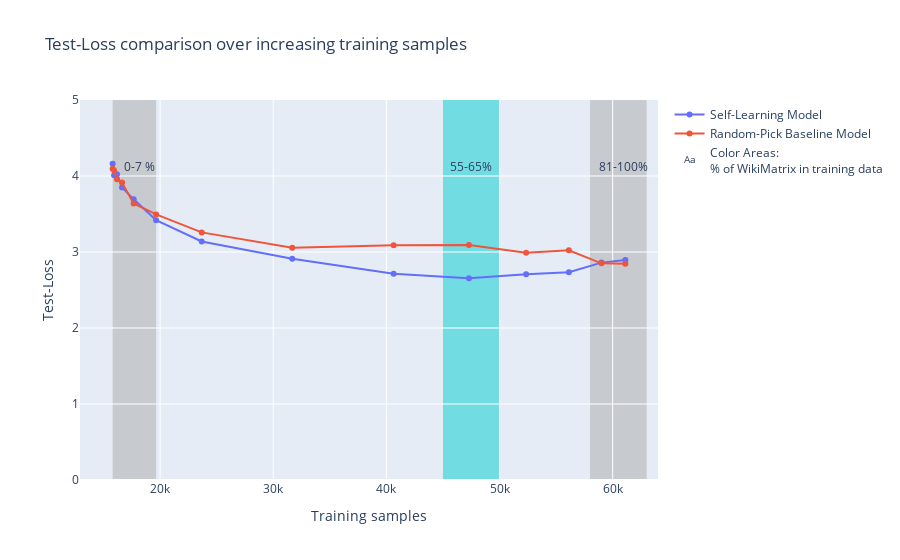

Notebook code cell kept with this figure:
### Code cell
fig = go.Figure()
fig.add_trace(go.Scatter(x=round_stats_model.total_samples,y=round_stats_model.test_loss, name = "Self-Learning Model"))
fig.add_trace(go.Scatter(x=round_stats_baseline.total_samples,y=round_stats_baseline.test_loss, name = "Random-Pick Baseline Model"))
fig.add_trace(go.Scatter(
    x=[18200, 47500, 61000],
    y=[4.1, 4.1, 4.1],
    text=["0-7 %",
          "55-65%",
          "81-100%"],
    mode="text",
    name = "Color Areas:<br>% of WikiMatrix in training data"
))
#fig.add_trace(go.Scatter(x = [16500, 47300, 61100], y = [2.1,1.6,1.7]))
#fig.update_xaxes(type="log")

fig.update_layout(title_text="Test-Loss comparison over increasing training samples",
                 xaxis_title="Training samples",
                 yaxis_title="Test-Loss",
                 yaxis = dict(range=[0,5]),
                shapes=[
        # 1st highlight during Feb 4 - Feb 6
        dict(
            type="rect",
            # x-reference is assigned to the x-values
            xref="x",
            # y-reference is assigned to the plot paper [0,1]
            yref="paper",
            x0=round_stats_model.total_samples[0],
            y0=0,
            x1=round_stats_model.total_samples[5],
            y1=1,
            fillcolor="darkgrey",
            opacity=0.5,
            layer="below",
            line_width=0,
        ),
        dict(
            type="rect",
            # x-reference is assigned to the x-values
            xref="x",
            # y-reference is assigned to the plot paper [0,1]
            yref="paper",
            x0=45000,
            y0=0,
            x1=50000,
            y1=1,
            fillcolor="darkturquoise",
            opacity=0.5,
            layer="below",
            line_width=0,
    ),
        dict(
            type="rect",
            # x-reference is assigned to the x-values
            xref="x",
            # y-reference is assigned to the plot paper [0,1]
            yref="paper",
            x0=58000,
            y0=0,
            x1=63000,
            y1=1,
            fillcolor="darkgrey",
            opacity=0.5,
            layer="below",
            line_width=0,
    )      
                ]
                 
                 
                 
                 )
fig.show()

fig.write_image("img/test_loss.png", width=800, height=350, scale=1.5)

### Figure 1 — Plotly figure (JSON) as saved in the notebook; plotly's stock layout.template omitted (floating-point values rounded to 4 significant figures)
{"data": [{"name": "Self-Learning Model", "type": "scatter", "x": [15808, 15936, 16192, 16640, 17664, 19648, 23680, 31680, 40640, 47296, 52352, 56128, 59008, 61120], "y": [4.16, 4.009, 4.025, 3.849, 3.693, 3.419, 3.138, 2.911, 2.712, 2.655, 2.706, 2.732, 2.86, 2.895]}, {"name": "Random-Pick Baseline Model", "type": "scatter", "x": [15808, 15936, 16192, 16640, 17664, 19648, 23680, 31680, 40640, 47296, 52352, 56128, 59008, 61120], "y": [4.094, 4.073, 3.959, 3.913, 3.639, 3.495, 3.258, 3.056, 3.089, 3.092, 2.989, 3.023, 2.851, 2.845]}, {"mode": "text", "name": "Color Areas:<br>% of WikiMatrix in training data", "text": ["0-7 %", "55-65%", "81-100%"], "type": "scatter", "x": [18200, 47500, 61000], "y": [4.1, 4.1, 4.1]}], "layout": {"shapes": [{"fillcolor": "darkgrey", "layer": "below", "line": {"width": 0}, "opacity": 0.5, "type": "rect", "x0": 15808, "x1": 19648, "xref": "x", "y0": 0, "y1": 1, "yref": "paper"}, {"fillcolor": "darkturquoise", "layer": "below", "line": {"width": 0}, "opacity": 0.5, "type": "rect", "x0": 45000, "x1": 50000, "xref": "x", "y0": 0, "y1": 1, "yref": "paper"}, {"fillcolor": "darkgrey", "layer": "below", "line": {"width": 0}, "opacity": 0.5, "type": "rect", "x0": 58000, "x1": 63000, "xref": "x", "y0": 0, "y1": 1, "yref": "paper"}], "title": {"text": "Test-Loss comparison over increasing training samples"}, "xaxis": {"title": {"text": "Training samples"}}, "yaxis": {"range": [0, 5], "title": {"text": "Test-Loss"}}}}
